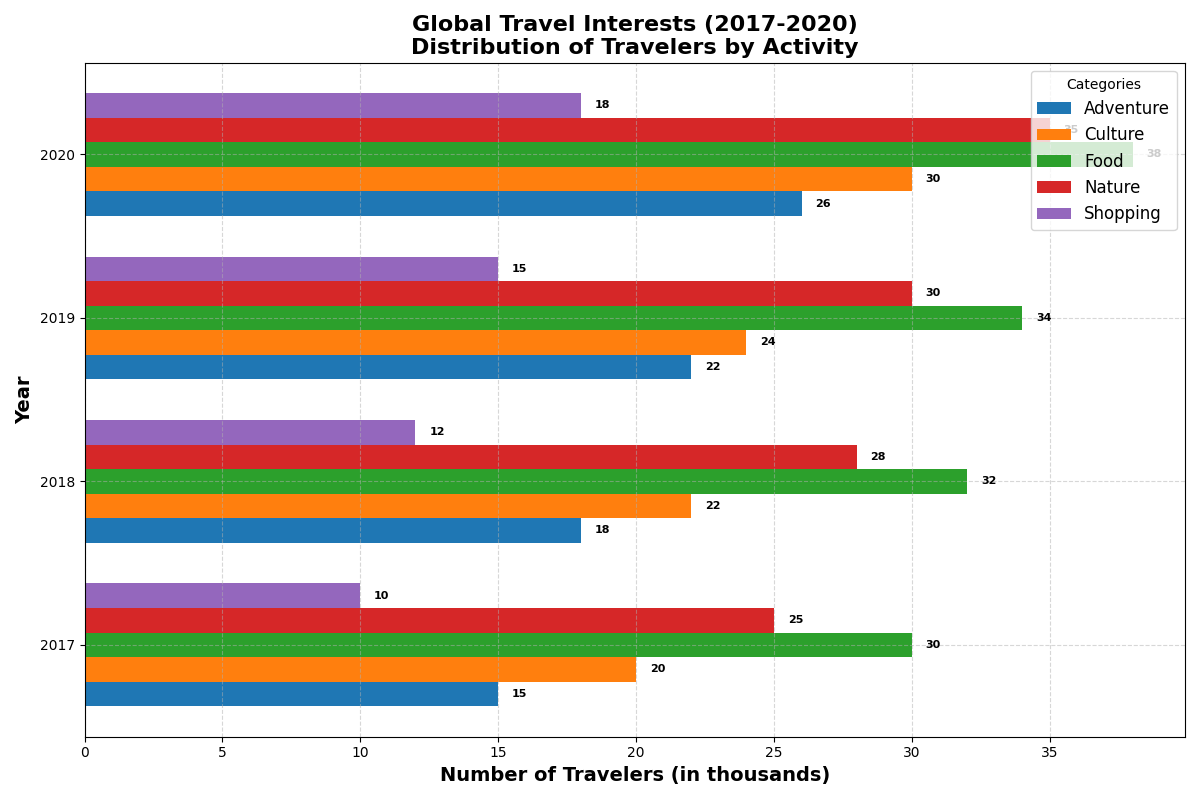

This chart was generated by the following Python code:
import matplotlib.pyplot as plt
import numpy as np

# Categories and corresponding number of travelers (in thousands) across four years
years = ['2017', '2018', '2019', '2020']
categories = ['Adventure', 'Culture', 'Food', 'Nature', 'Shopping']

# Number of travelers (in thousands) interested in each category per year
data = np.array([
    [15, 18, 22, 26],  # Adventure
    [20, 22, 24, 30],  # Culture
    [30, 32, 34, 38],  # Food
    [25, 28, 30, 35],  # Nature
    [10, 12, 15, 18],  # Shopping
])

fig, ax = plt.subplots(figsize=(12, 8))

bar_height = 0.15
y = np.arange(len(years))

# Creating horizontal bars for each category for multiple years
for i, category in enumerate(categories):
    ax.barh(y + i * bar_height, data[i], height=bar_height, label=category)

# Adding annotations to the bars
for i in range(len(years)):
    for j in range(len(categories)):
        plt.text(data[j][i] + 0.5, i + j * bar_height, str(data[j][i]), va='center', ha='left', fontsize=8, fontweight='bold')

# Customizing labels and titles
ax.set_ylabel('Year', fontsize=14, fontweight='bold')
ax.set_xlabel('Number of Travelers (in thousands)', fontsize=14, fontweight='bold')
ax.set_title('Global Travel Interests (2017-2020)\nDistribution of Travelers by Activity', fontsize=16, fontweight='bold')
ax.set_yticks(y + 2 * bar_height)
ax.set_yticklabels(years)

# Adding Legend
ax.legend(title='Categories', loc='upper right', fontsize=12)

# Adding a grid
ax.grid(visible=True, linestyle='--', alpha=0.5)

plt.tight_layout()

plt.show()
